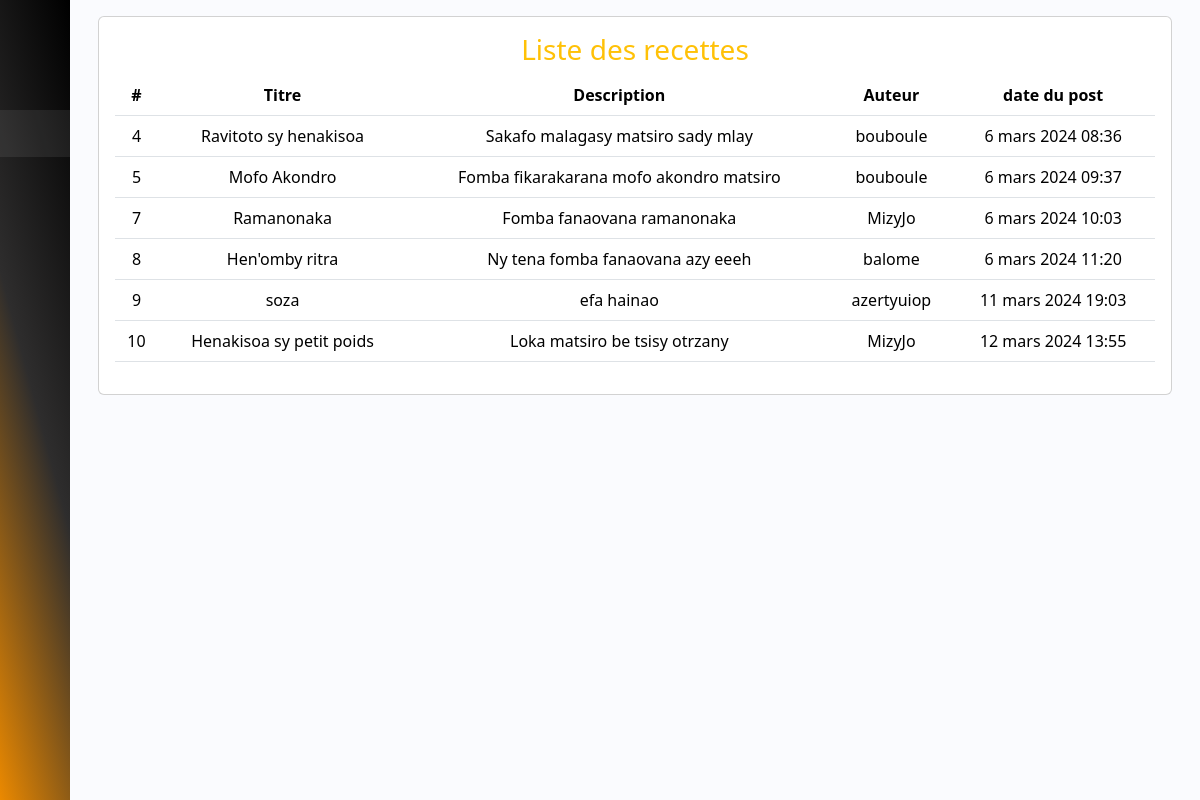
Before: /administrateur/liste_recette (signed in) with the older database file.
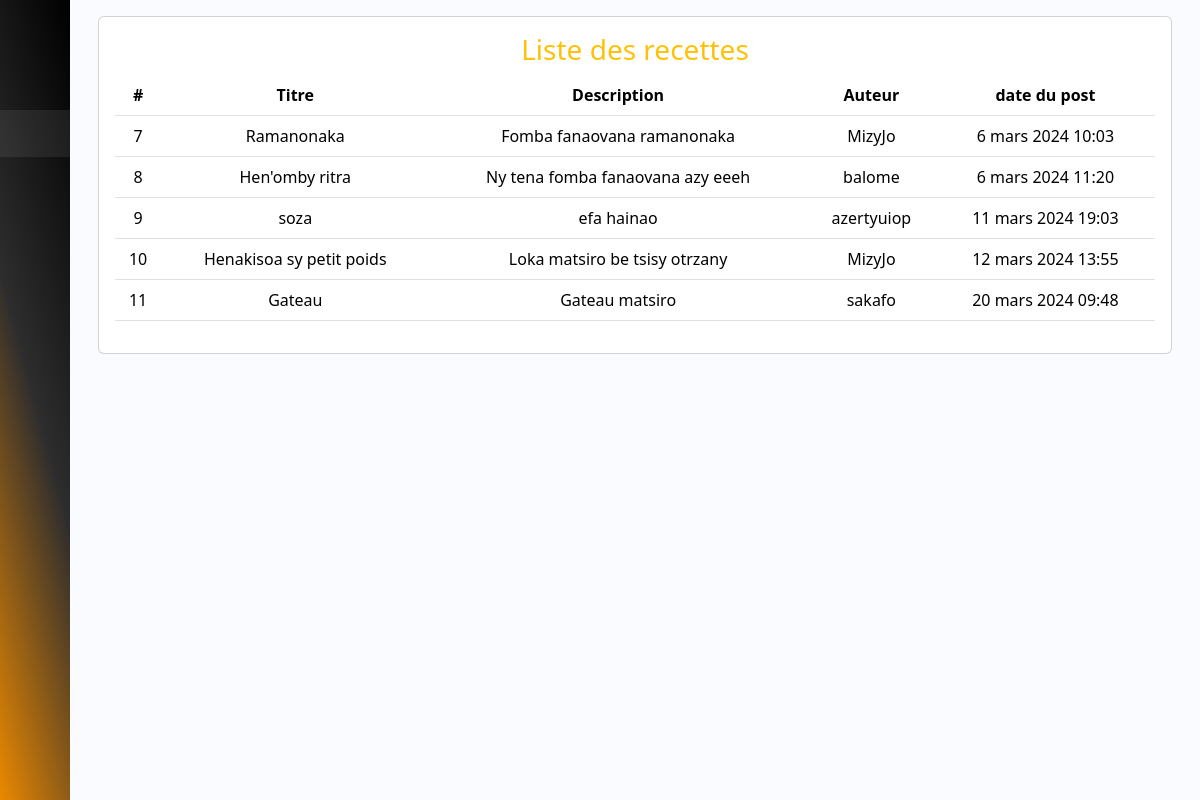
After: the same page with the newer database file.
### membre/models.py (models this page shows)
class Recette(models.Model):
    titre = models.CharField(max_length=100)
    description = models.TextField()
    date_creation = models.DateTimeField(auto_now_add=True)
    auteur = models.ForeignKey(User, on_delete=models.CASCADE)
    photo = models.ForeignKey(Photo, on_delete=models.CASCADE)

### administrateur/views.py (the view)
# urls.py: path('liste_recette', liste_recette, name="liste_reecette"),
def liste_recette(request):
    if request.user.is_authenticated:
        recette = Recette.objects.all()
        return render(request, 'administrateur/liste_recette.html', {'active_page': 'liste_recette', 'recette': recette})
    else:
        return redirect('/')

### templates/administrateur/liste_recette.html
{% extends 'administrateur/base.html' %}
{% block content %}
    <div class="container-fluid">
        <div class="card">
            <div class="card-body">
                <h3 class="text-warning text-center">Liste des recettes</h3>
                <div class="table-responsive">
                    <table class="table">
                        <thead>
                        <tr>
                            <th>#</th>
                            <th>Titre</th>
                            <th>Description</th>
                            <th>Auteur</th>
                            <th>date du post</th>
                        </tr>
                        </thead>
                        {% if recette %}
                        <tbody>
                        {% for donne in recette %}
                        <tr>
                            <td>{{ donne.id }}</td>
                            <td>{{ donne.titre }}</td>
                            <td>{{ donne.description }}</td>
                            <td>{{ donne.auteur.username }}</td>
                            <td>{{ donne.date_creation }}</td>
                        </tr>
                        {% endfor %}
                        </tbody>
                        {% endif %}
                    </table>
                </div>
            </div>
        </div>
    </div>
{% endblock %}

Changed rows visible on the page:
removed Recette: id "4", titre "Ravitoto sy henakisoa", description "Sakafo malagasy matsiro sady mlay", auteur.username "bouboule", date_creation "6 mars 2024 08:36"
removed Recette: id "5", titre "Mofo Akondro", description "Fomba fikarakarana mofo akondro matsiro", auteur.username "bouboule", date_creation "6 mars 2024 09:37"
added Recette: id "11", titre "Gateau", description "Gateau matsiro", auteur.username "sakafo", date_creation "20 mars 2024 09:48"
